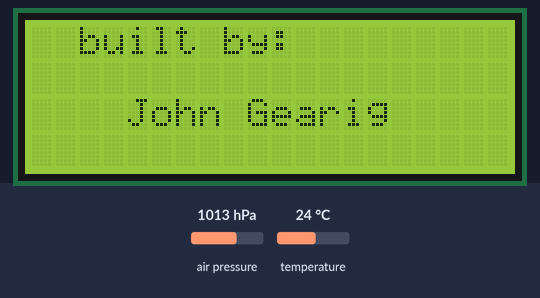
The sketch below on a simulated Arduino Uno, built with avr-gcc and run on an emulated ATmega328P. Parts: 20×4 character LCD. The inputs (shaded band) are chosen by the test bench; at power-on: air pressure 1013 hPa, temperature 24 °C.

Above: at 2.3 s.
At 5.4 s:
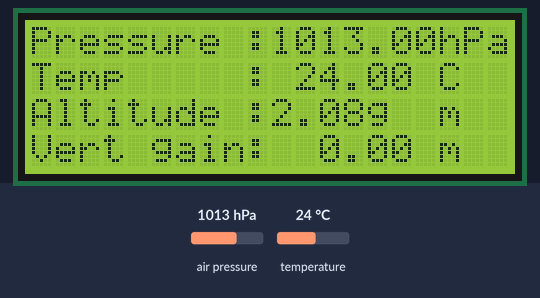
5.5 s: air pressure set to 952 hPa
At 7.7 s:
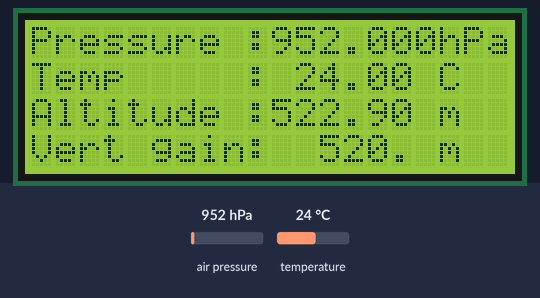
8.0 s: temperature set to 12 °C
At 9.9 s:
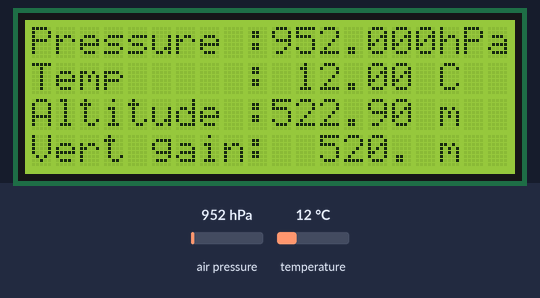
10.2 s: air pressure set to 975 hPa
At 12.1 s:
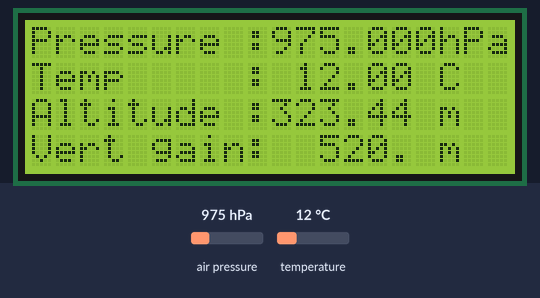
12.4 s: temperature set to 19 °C
Timing chart, 0 to 15.4 s (numbered marks = the images above; inputs shaded):
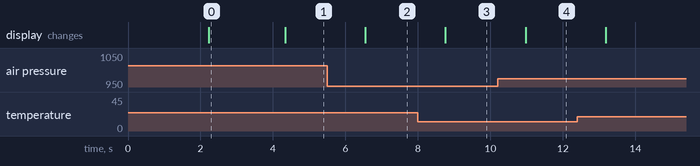

Measured:
- after the input at 5.5 s, the display: changes after 1.0 s (image 2)
- after the input at 8.0 s, the display: changes after 0.76 s (image 3)
- after the input at 10.2 s, the display: changes after 0.77 s (image 4)
- what the display in image 0 shows lasts 2.1 s, from 2.2 s to 4.3 s

The sketch:

workingElevationSensor.ino
```cpp
//Include the libraries needed to function
#include <Adafruit_Sensor.h>
#include <Adafruit_BMP085_U.h>
#include <Wire.h>
#include <LiquidCrystal_I2C.h>


LiquidCrystal_I2C lcd(0x27, 20, 4);  // Set the LCD I2C address
Adafruit_BMP085_Unified bmp = Adafruit_BMP085_Unified(10085);

byte mtn1[8] = {
  B00000,
  B00000,
  B00000,
  B00000,
  B00100,
  B01010,
  B10001,
};

byte mtn2[8] = {
  B00100,
  B01010,
  B10001,
  B00000,
  B00000,
  B00000,
  B00000,
};


double firstElev = 0;
double highestVertical = 0;
double currentElev = 0;


void setup()
{
  //ensure that sensor is working before moving forward
  if(!bmp.begin())
  {
    while(1);
  }

  //output initial comments to user
  lcd.init();
  lcd.backlight();
  lcd.begin(20,4); //dimensions of screen

  lcd.setCursor(2,0);
  lcd.print("Welcome to the");
  lcd.setCursor(1,1);
  lcd.print("climbing elevation");
  lcd.setCursor(7,2);
  lcd.print("sensor");
  lcd.createChar(0,mtn1);
  lcd.createChar(1,mtn2);

  lcd.setCursor(8,3);
  lcd.write (byte(0));
  lcd.write( byte(1));
  lcd.write (byte(0));
  delay(2000);
  lcd.clear();
  lcd.setCursor(2,0);
  lcd.print("built by: ");
  lcd.setCursor(4,2);
  lcd.print("John Gearig");

  sensors_event_t event;
  bmp.getEvent(&event);
  float seaLevelPressure = SENSORS_PRESSURE_SEALEVELHPA;
  firstElev = bmp.pressureToAltitude(seaLevelPressure, event.pressure);
  delay(2000);
}

void loop(){
  sensors_event_t event;
  bmp.getEvent(&event);
  float seaLevelPressure = SENSORS_PRESSURE_SEALEVELHPA;

  /* Display the results (barometric pressure is measure in hPa) */
  if (event.pressure)
  {
    /* Display atmospheric pressue in hPa */
    lcd.setCursor(0,0);
    lcd.print("Pressure :");
    lcd.setCursor(10,0);
    lcd.print(event.pressure);
    lcd.setCursor(17,0);
    lcd.println("hPa");
        float temperature;
    bmp.getTemperature(&temperature);

    lcd.setCursor(0,1);
    lcd.print("Temp     :");
    lcd.setCursor(11,1);
    lcd.print(temperature);
    lcd.setCursor(17,1);
    lcd.print("C");

    lcd.setCursor(0,2);
    lcd.print("Altitude : ");
    lcd.setCursor(10,2);
    currentElev = bmp.pressureToAltitude(seaLevelPressure, event.pressure);
    lcd.print(currentElev);
    lcd.setCursor(17,2) ;
    lcd.print("m");

  }
  else
  {
    lcd.println("Sensor error");
  }

  if(currentElev - firstElev > highestVertical){
    highestVertical = currentElev-firstElev;
  }

  lcd.setCursor(0,3);
  lcd.print("Vert gain: ");
  lcd.setCursor(12,3);
  lcd.print(highestVertical);
  lcd.setCursor(16,3);
  lcd.print(" m");
  delay(1000);


}

/*
void displaySensorDetails(void)
{
  sensor_t sensor;
  bmp.getSensor(&sensor);
  Serial.println("------------------------------------");
  Serial.print  ("Sensor:       "); Serial.println(sensor.name);
  Serial.print  ("Driver Ver:   "); Serial.println(sensor.version);
  Serial.print  ("Unique ID:    "); Serial.println(sensor.sensor_id);
  Serial.print  ("Max Value:    "); Serial.print(sensor.max_value); Serial.println(" hPa");
  Serial.print  ("Min Value:    "); Serial.print(sensor.min_value); Serial.println(" hPa");
  Serial.print  ("Resolution:   "); Serial.print(sensor.resolution); Serial.println(" hPa");
  Serial.println("------------------------------------");
  Serial.println("");
  delay(500);
}

 */
```
